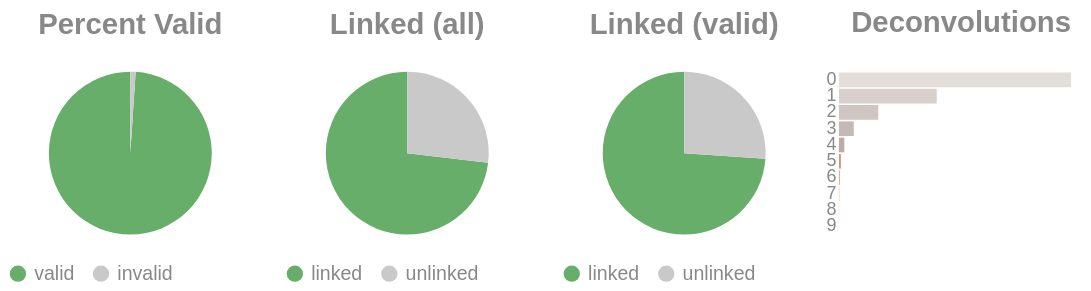

The cell this chart's notebook holds for it:
### Code cell
if SKIPLR:
    pass
else:
    clash = Counter()
    for i in valids['molecule'].to_list():
        _mol = i.split("-")
        if len(_mol) == 1:
            clash.update('0')
        else:
            clash.update(_mol[-1])

    _d = {"deconvolutions": [], 'count': []}
    for k,v in clash.items():
        _d['deconvolutions'].append(k)
        _d['count'].append(v)

    tot_valid = valids['reads'].sum()
    mask = valids['reads'] >= 2
    n_linked_reads = valids.filter(mask)['reads'].sum()
    if n_linked_reads == 0:
        print_html("No linked molecules (>=2 reads) were detected; skipping linked-only distributions.")
        SKIPLR = True
    else:
        perc_valid = round(tot_valid / n_reads, 4)
        linked_perc_abs = round(n_linked_reads / n_reads, 4)
        linked_perc = round(n_linked_reads / tot_valid, 4)

    _valid = pl.DataFrame({"valids": ['valid', 'invalid'], "count": [tot_valid, n_reads - tot_valid]})
    _linked_abs = pl.DataFrame({"linked (absolute)": ['linked', 'unlinked'], "count": [n_linked_reads, n_reads - n_linked_reads]})
    _linked_rel = pl.DataFrame({"linked (valids)": ['linked', 'unlinked'], "count": [n_linked_reads, tot_valid - n_linked_reads]})

    (
        alt.hconcat(
            piechart(_valid, goodval = 'valid', title = "Percent Valid"),
            piechart(_linked_abs, goodval = "linked", title =  "Linked (all)"),
            piechart(_linked_rel, goodval = "linked", title =  "Linked (valid)"),
            convolutionbar(pl.DataFrame(_d), title = "Deconvolutions"),
            center = True,
            bounds = 'flush'
        )
        .resolve_scale(color='independent')
        .resolve_legend('independent')
        .properties(usermeta={'embedOptions': {"actions": False}})
    ).display()

### Figure 1 — Vega-Lite specification as saved in the notebook (floating-point values rounded to 4 significant figures)
{"width": "container", "height": 400, "config": {"title": {"anchor": "start", "dy": -15, "fontSize": 18, "color": "#888888", "subtitleColor": "#888888", "subtitleFontSize": 14}, "arc": {"fill": "#0072B2"}, "axis": {"domainColor": "#888888", "domainWidth": 0.5, "gridWidth": 0.2, "grid": false, "titleFontWeight": 400, "titleFontSize": 15, "labelFontSize": 11, "labelColor": "#888888", "tickColor": "#888888", "tickWidth": 0.2, "titleColor": "#888888"}, "axisBand": {"grid": false}, "axisX": {"grid": true, "tickSize": 10, "domainCap": "round"}, "axisY": {"domain": false, "grid": true, "tickSize": 0, "domainCap": "round"}, "background": "transparent", "header": {"labelFontSize": 15, "labelColor": "#888888", "titleFontSize": 15, "titleFontWeight": 600, "titleColor": "#888888"}, "legend": {"labelFont": "sans-serif", "labelFontSize": 12, "labelColor": "#888888", "symbolSize": 100, "symbolType": "circle", "titleFontSize": 12, "titlePadding": 10, "titleColor": "#888888", "title": null}, "range": {"category": ["#E69F00", "#56B4E9", "#009E73", "#F0E442", "#0072B2", "#D55E00", "#CC79A7", "#000000"], "diverging": ["#cfe8f3", "#a2d4ec", "#73bfe2", "#46abdb", "#1696d2", "#12719e"]}, "area": {"fill": "#0072B2", "fillOpacity": 0.7, "line": true, "strokeOpacity": 0.7}, "line": {"color": "#0072B2", "stroke": "#0072B2", "strokeWidth": 2}, "trail": {"color": "#0072B2", "stroke": "#0072B2", "strokeWidth": 0, "size": 1}, "point": {"filled": true, "fillOpacity": 1.0, "size": 95}, "text": {"color": "#888888", "fontSize": 11, "align": "right", "fontWeight": 400, "size": 11}, "bar": {"fill": "#0072B2", "stroke": null}, "view": {"stroke": null, "continuousWidth": 660, "continuousHeight": 400}}, "hconcat": [{"data": {"name": "data-243c408cf2d2d1fd64f7114971c52b67"}, "mark": {"type": "arc"}, "encoding": {"color": {"field": "valids", "legend": {"orient": "bottom", "title": null}, "scale": {"domain": ["valid", "invalid"], "range": ["#68ae6b", "#C9C9C9"]}, "title": "Valids", "type": "nominal"}, "theta": {"field": "count", "type": "quantitative"}, "tooltip": [{"field": "valids", "title": "Valids", "type": "ordinal"}, {"field": "percent", "format": ".2%", "title": "Percent", "type": "quantitative"}, {"field": "count", "title": "Count", "type": "quantitative"}]}, "height": 100, "title": {"text": "Percent Valid", "align": "center", "anchor": "middle"}, "transform": [{"calculate": "datum.count / 5491840", "as": "percent"}], "width": 150}, {"data": {"name": "data-fe75069f64f4ff4ce5f258908d254287"}, "mark": {"type": "arc"}, "encoding": {"color": {"field": "linked (absolute)", "legend": {"orient": "bottom", "title": null}, "scale": {"domain": ["linked", "unlinked"], "range": ["#68ae6b", "#C9C9C9"]}, "title": "Linked (Absolute)", "type": "nominal"}, "theta": {"field": "count", "type": "quantitative"}, "tooltip": [{"field": "linked (absolute)", "title": "Linked (Absolute)", "type": "ordinal"}, {"field": "percent", "format": ".2%", "title": "Percent", "type": "quantitative"}, {"field": "count", "title": "Count", "type": "quantitative"}]}, "height": 100, "title": {"text": "Linked (all)", "align": "center", "anchor": "middle"}, "transform": [{"calculate": "datum.count / 5491840", "as": "percent"}], "width": 150}, {"data": {"name": "data-bf7d4c7941fe140dd7c094227b0d4cc3"}, "mark": {"type": "arc"}, "encoding": {"color": {"field": "linked (valids)", "legend": {"orient": "bottom", "title": null}, "scale": {"domain": ["linked", "unlinked"], "range": ["#68ae6b", "#C9C9C9"]}, "title": "Linked (Valids)", "type": "nominal"}, "theta": {"field": "count", "type": "quantitative"}, "tooltip": [{"field": "linked (valids)", "title": "Linked (Valids)", "type": "ordinal"}, {"field": "percent", "format": ".2%", "title": "Percent", "type": "quantitative"}, {"field": "count", "title": "Count", "type": "quantitative"}]}, "height": 100, "title": {"text": "Linked (valid)", "align": "center", "anchor": "middle"}, "transform": [{"calculate": "datum.count / 5434398", "as": "percent"}], "width": 150}, {"data": {"name": "data-d933b3f588ff2b0407fad2d1376420af"}, "mark": {"type": "bar"}, "encoding": {"color": {"field": "deconvolutions", "legend": null, "scale": {"scheme": "lightgreyred"}, "type": "nominal"}, "tooltip": [{"field": "deconvolutions", "title": "Deconvolutions", "type": "ordinal"}, {"field": "percent", "format": ".2%", "title": "Percent", "type": "quantitative"}, {"field": "count", "title": "Count", "type": "quantitative"}], "x": {"axis": null, "field": "count", "type": "quantitative"}, "y": {"field": "deconvolutions", "sort": "ascending", "title": null, "type": "nominal"}}, "height": 100, "title": {"text": "Deconvolutions", "align": "center", "anchor": "middle"}, "transform": [{"calculate": "datum.count / 2569672", "as": "percent"}], "width": 150}], "bounds": "flush", "center": true, "resolve": {"legend": {"angle": "independent"}, "scale": {"color": "independent"}}, "usermeta": {"embedOptions": {"actions": false}}, "$schema": "https://vega.github.io/schema/vega-lite/v6.4.1.json", "datasets": {"data-243c408cf2d2d1fd64f7114971c52b67": [{"valids": "valid", "count": 5434398}, {"valids": "invalid", "count": 57442}], "data-fe75069f64f4ff4ce5f258908d254287": [{"linked (absolute)": "linked", "count": 4014723}, {"linked (absolute)": "unlinked", "count": 1477117}], "data-bf7d4c7941fe140dd7c094227b0d4cc3": [{"linked (valids)": "linked", "count": 4014723}, {"linked (valids)": "unlinked", "count": 1419675}], "data-d933b3f588ff2b0407fad2d1376420af": [{"deconvolutions": "0", "count": 1519428}, {"deconvolutions": "1", "count": 640604}, {"deconvolutions": "2", "count": 257610}, {"deconvolutions": "3", "count": 97066}, {"deconvolutions": "4", "count": 35293}, {"deconvolutions": "5", "count": 12667}, {"deconvolutions": "6", "count": 4583}, {"deconvolutions": "7", "count": 1599}, {"deconvolutions": "8", "count": 606}, {"deconvolutions": "9", "count": 216}]}}
